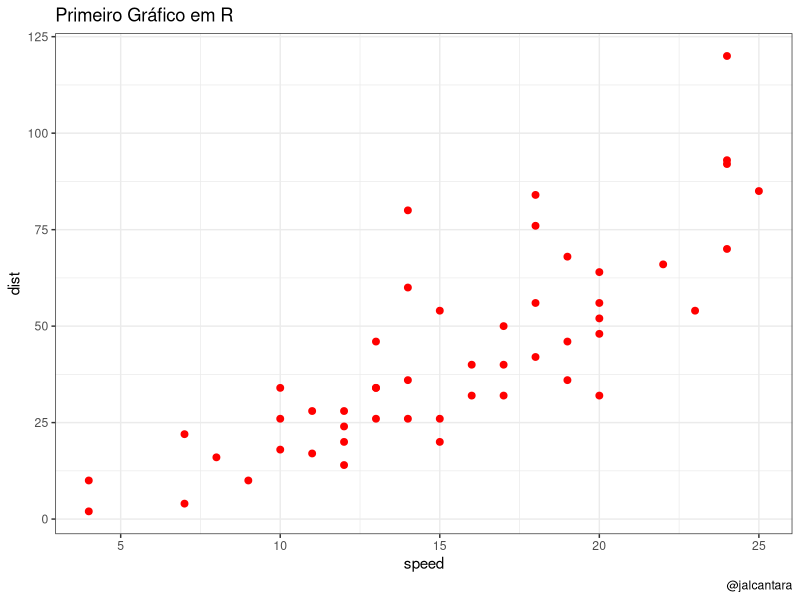

Reproduce this figure in R.
# Arquivo de comandos para fazer um Gráfico
# ******************************************
#
# 
# Primeiramente, vamos chamar a biblioteca ggplot2
library(ggplot2)
# 
# Chamar o oconjunto de dados da propria biblioteca
cars 
# Mapear os dados
ggplot(cars,aes(x=speed, y=dist)) + geom_point(col="red",size=2) + theme_bw() + labs(title="Primeiro Gráfico em R", caption='@jalcantara')
